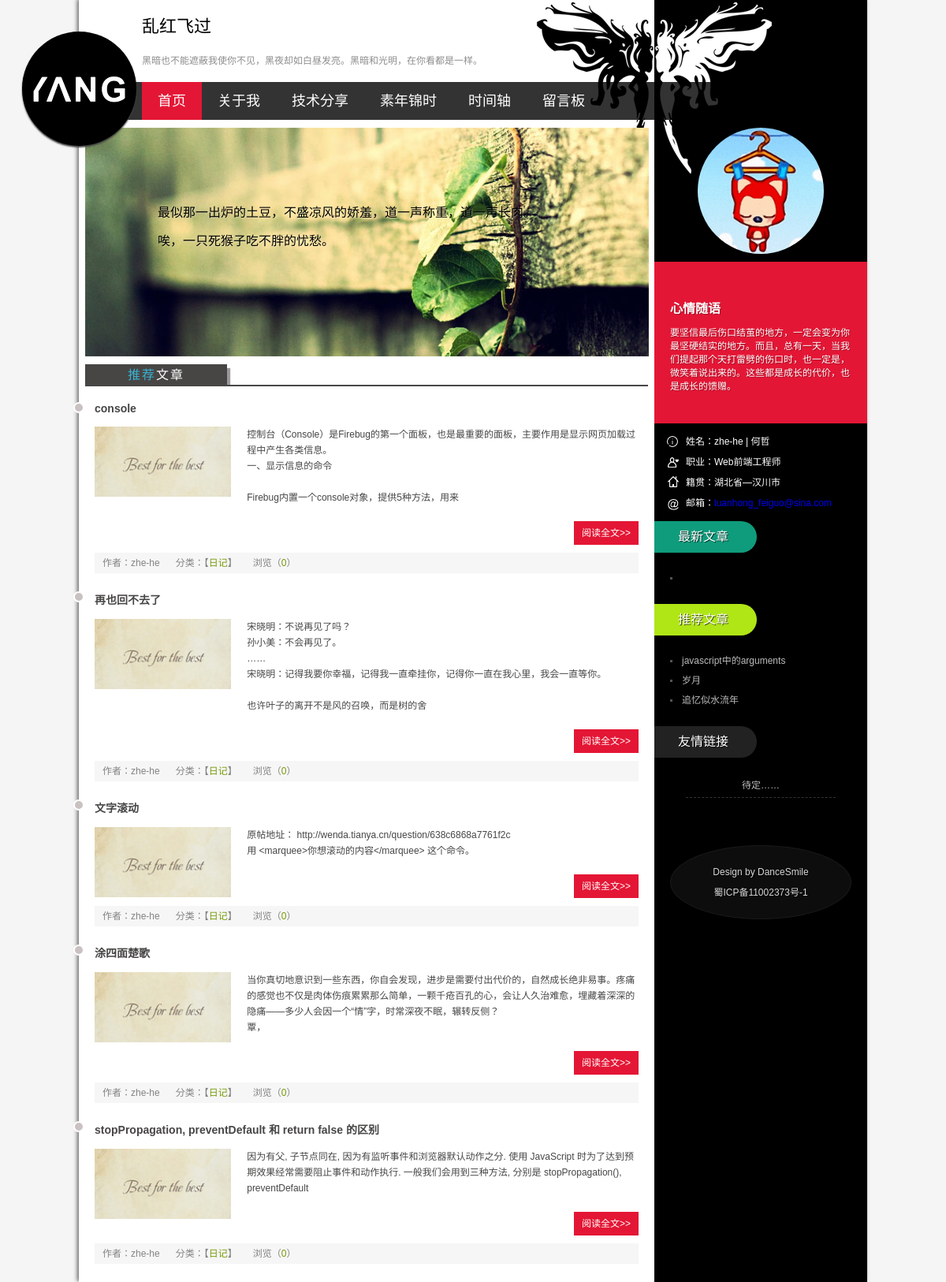
The page / on the database its author committed.
### tables this page shows
CREATE TABLE IF NOT EXISTS `node` (
  `id` int(11) NOT NULL AUTO_INCREMENT COMMENT 'id',
  `title` varchar(100) NOT NULL COMMENT '标题',
  `content` varchar(10000) NOT NULL COMMENT '内容',
  `type` varchar(20) NOT NULL DEFAULT '素年锦时' COMMENT '类型',
  `time` datetime NOT NULL COMMENT '上传时间',
  `img_src` varchar(100) NOT NULL DEFAULT 'images\\/node\\/default.jpg' COMMENT '图片地址',
  `reada` int(11) NOT NULL DEFAULT '0' COMMENT '阅读数',
  PRIMARY KEY (`id`)
);

CREATE TABLE IF NOT EXISTS `mood` (
  `id` int(10) unsigned NOT NULL AUTO_INCREMENT COMMENT 'id',
  `content` varchar(300) NOT NULL COMMENT '内容',
  `time` timestamp NOT NULL DEFAULT CURRENT_TIMESTAMP ON UPDATE CURRENT_TIMESTAMP COMMENT '添加时间',
  `type` varchar(20) NOT NULL DEFAULT 'mood' COMMENT '类别',
  `img_src` varchar(100) NOT NULL DEFAULT 'images\\/mood\\/default.jpg' COMMENT '图片地址',
  PRIMARY KEY (`id`)
);

### includes/global.func.php (called while the page is built, shortened)
<?php
function _find_sql($sql){
	$result = @mysql_query($sql);
	$dataArr = Array();
	while (!!$row = mysql_fetch_array($result,MYSQL_ASSOC)) {
	  $dataArr[] = $row;
	}
	return $dataArr;
}
?>

### includes/common.inc.php (called while the page is built, shortened)
<?php
require ROOT_PATH.'/includes/global.func.php';
$db_node = 'node';
?>

### index.php (the view, shortened to what this page needs)
<?php
require dirname(__FILE__).'/includes/common.inc.php';
require ROOT_PATH.'/includes/title.inc.php';
$dataArr = _find_sql("SELECT id,title,type,img_src,content,time,reada FROM $db_node ORDER BY time DESC LIMIT 5");
$hotdataArr = _find_sql("SELECT id,title FROM $db_node ORDER BY reada DESC LIMIT 3");
?>
<body>
<div class="ibody">
  <?php
    require ROOT_PATH.'/includes/header.inc.php';
  ?>
  <article>
    <div class="banner">
      <ul class="texts">
        <p>最似那一出炉的土豆，不盛凉风的娇羞，道一声称重，道一声长肉。</p>
        <p>唉，一只死猴子吃不胖的忧愁。</p>
      </ul>
    </div>
    <div class="bloglist">
      <h2>
        <p><span>推荐</span>文章</p>
      </h2>
      <?php
        $str = '';
        for ($i=0; $i < count($dataArr); $i++) {
          $href = 'new.php?id='.$dataArr[$i]['id'];
          $str.='<div class="blogs">'
            .'<h3><a href="'.$href.'">'.$dataArr[$i]['title'].'</a></h3>'
            .'<figure><img src="'.stripslashes($dataArr[$i]['img_src']).'" ></figure>'
            .'<ul>'
              .'<p>'.mb_substr(nl2br(stripslashes($dataArr[$i]['content'])),0,120,'utf-8').'</p>'
              .'<a href="'.$href.'" target="_blank" class="readmore">阅读全文&gt;&gt;</a>'
            .'</ul>'
            .'<p class="autor"><span>作者：zhe-he</span><span>分类：【<a href="'.$href.'">日记</a>】</span><span>浏览（<a href="'.$href.'">'.$dataArr[$i]['reada'].'</a>）</span></p>'
            .'<div class="dateview">'.date('Y-m-d',strtotime($dataArr[$i]['time'])).'</div>'
          .'</div>';
        }
      echo $str;
      ?>
    </div>
  </article>
  <aside>
    <?php require ROOT_PATH.'/includes/peisonal.inc.php' ?>
    <div class="tj_news">
      <h2>
        <p class="tj_t1">最新文章</p>
      </h2>
      <ul>
        <?php
          $str = '';
          for ($i=0; $i < count($dataArr); $i++) {
            $str .= '<li><a href="new.php?id='.$dataArr[$i]['id'].'">'.$dataArr[$i]['title'].'</a></li>';
          }
           echo $str;
         ?>
      </ul>
      <h2>
        <p class="tj_t2">推荐文章</p>
      </h2>
      <ul>
      <?php
        $str = '';
        for ($i=0; $i < count($hotdataArr); $i++) {
          $str .= '<li><a href="new.php?id='.$hotdataArr[$i]['id'].'">'.$hotdataArr[$i]['title'].'</a></li>';
        }
        echo $str;
      ?>
      </ul>
    </div>
    <div class="links">
      <h2>
        <p>友情链接</p>
      </h2>
      <ul>
        <li><a href="javascript:;">待定……</a></li>
      </ul>
    </div>
    <div class="copyright">
      <ul>
        <p> Design by <a href="javascript:;">DanceSmile</a></p>
        <p>蜀ICP备11002373号-1</p>
      </ul>
    </div>
  </aside>
</div>
</body>
</html>

### includes/title.inc.php (shortened to what this page needs)
<!DOCTYPE html>
<html>
<head>
<link href="css/base.css" rel="stylesheet">
<link href="css/<?php echo SCRIPT; ?>.css" rel="stylesheet">
<link href="css/media.css" rel="stylesheet">
</head>

### includes/header.inc.php (shortened to what this page needs)
<header>
    <h1>乱红飞过</h1>
    <h2>黑暗也不能遮蔽我使你不见，黑夜却如白昼发亮。黑暗和光明，在你看都是一样。</h2>
    <div class="logo"><a href="/"></a></div>
    <nav id="topnav"><a href="index.php">首页</a><a href="about.php">关于我</a><a href="share.php">技术分享</a><a href="newlist.php">素年锦时</a><a href="timeAxis.php">时间轴</a><a href="messBoard.php">留言板</a></nav>
</header>

### includes/peisonal.inc.php (shortened to what this page needs)
<?php
$dataArr = _find_sql("SELECT * FROM mood ORDER BY time DESC LIMIT 1");
?>
<div class="avatar"><a href="about.html"><span>关于zhe-he</span></a></div>
<div class="topspaceinfo">
  <h1>心情随语</h1>
  <p><?php echo $dataArr[0]['content']; ?></p>
</div>
<div class="about_c">
  <p>姓名：zhe-he | 何哲</p>
  <p>职业：Web前端工程师</p>
  <p>籍贯：湖北省―汉川市</p>
  <p>邮箱：<a href="mailto:luanhong_feiguo@sina.com">luanhong_feiguo@sina.com</a></p>
</div>

### css/base.css (style rules this page uses)
* { margin: 0; padding: 0 }
body { font: 12px "宋体", Arial, Helvetica, sans-serif; background: #f5f5f5 }
img { border: 0; display: block }
ul { list-style: none; }
h1, h2, h3, h4, h5, h6 { font-size: 100%; font-weight: normal; }
a { outline: none; }
a:link, a:visited { text-decoration: none; }
.ibody { background: url(../images/bg.png) repeat-y; width: 1000px; margin: auto; box-shadow: -2px -1px 5px #666; }
header { position: relative; background: url(../images/ibodybg.png) top right no-repeat }
header h1 { padding: 15px 0 0 80px; font-size: 22px; font-family: "Microsoft Yahei", Arial, Helvetica, sans-serif; }
header h2 { margin: 20px 80px; color: #8e8d8d }
.logo { background: url(../images/logo.png) no-repeat #000 center; width: 145px; height: 145px; border-radius: 50%; position: absolute; left: -72px; top: 40px; box-shadow: 0px 2px 2px #414141; }
.logo a { width: 100%; height: 100%; display: block }
nav { background: rgba(0,0,0,0.8); height: 48px; line-height: 48px; padding-left: 80px; filter: progid:DXImageTransform.Microsoft.gradient(gradientType = 0, startColorstr = #3333333, endColorstr = #3333333); }
nav a { display: inline-block; font-size: 18px; font-family: "Microsoft Yahei", Arial, Helvetica, sans-serif; color: #FFF; padding: 0 20px; -webkit-transition: all 1s; -moz-transition: all 1s; -o-transition: all 1s; transition: all 1s; }
#topnav_current { background: #e41635 }
article { width: 73%; float: left; background: url(../images/ibodybg.png) 560px -147px no-repeat; }
aside { width: 27%; background: url(../images/ibodybg.png) -170px -147px no-repeat #000; float: right; }
.copyright { background: #0d0d0d; border-radius: 50%; text-align: center; color: #d8d8d8; padding: 20px; margin: 60px 20px 0 20px; border: #1b1a1a 1px solid; }
.copyright p { line-height: 26px; text-shadow: #000 1px 1px 1px }
.copyright p a { color: #d8d8d8; }

### rows shown on the page
node: title "console", img_src (placeholder picture), content "控制台（Console）是Firebug的第一个面板，也是最重要的面板，主要作用是显示网页加载过程中产生各类信息。 一、显示信息的命令 Firebug内置一个console对象，提供5种方法，用来", reada "0"
node: title "再也回不去了", img_src (placeholder picture), content "宋晓明：不说再见了吗？ 孙小美：不会再见了。 …… 宋晓明：记得我要你幸福，记得我一直牵挂你，记得你一直在我心里，我会一直等你。 也许叶子的离开不是风的召唤，而是树的舍", reada "0"
node: title "文字滚动", img_src (placeholder picture), content "原帖地址： http://wenda.tianya.cn/question/638c6868a7761f2c 用 <marquee>你想滚动的内容</marquee> 这个命令。", reada "0"
node: title "涂四面楚歌", img_src (placeholder picture), content "当你真切地意识到一些东西，你自会发现，进步是需要付出代价的，自然成长绝非易事。疼痛的感觉也不仅是肉体伤痕累累那么简单，一颗千疮百孔的心，会让人久治难愈，埋藏着深深的隐痛——多少人会因一个“情”字，时常深夜不眠，辗转反侧？ 覃，", reada "0"
node: title "stopPropagation, preventDefault 和 return false 的区别", img_src (placeholder picture), content "因为有父, 子节点同在, 因为有监听事件和浏览器默认动作之分. 使用 JavaScript 时为了达到预期效果经常需要阻止事件和动作执行. 一般我们会用到三种方法, 分别是 stopPropagation(), preventDefault", reada "0"
mood: content "要坚信最后伤口结茧的地方，一定会变为你最坚硬结实的地方。而且，总有一天，当我们提起那个天打雷劈的伤口时，也一定是，微笑着说出来的。这些都是成长的代价，也是成长的馈赠。"
node: title "javascript中的arguments"
node: title "岁月"
node: title "追忆似水流年"
